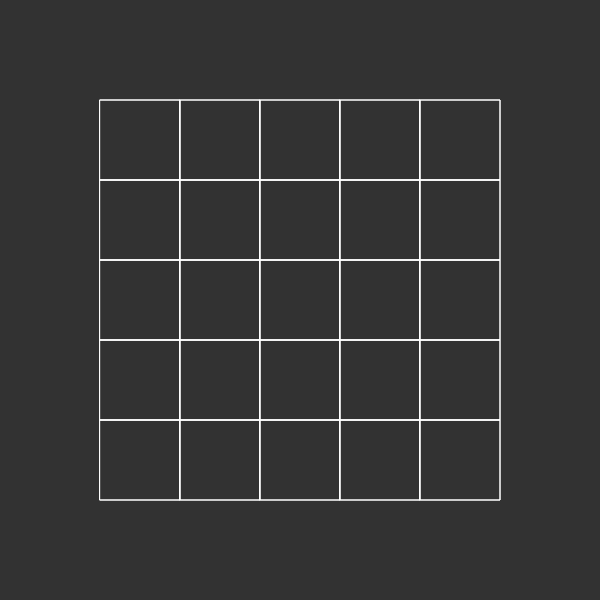
Frame 1 (no input)
Frame 60 (no input): identical to frame 1, image omitted
Frame 120 (the mouse pressed at the canvas centre since frame 60): identical to frame 1, image omitted

The p5.js sketch that drew this single still picture (run headless with seeded random() and noise() and a simulated clock; from frame 60 on, the mouse is pressed at the canvas centre):

// p5.js sketch
// ── sketch.js
function setup() {
  createCanvas(600, 600);
  background(50);
  noFill();
  stroke(255);


  var howManyTimes = 5;
  var rectSize = 80;

  // #1
  for (var y = 0; y < howManyTimes; y++) {
    for (var x = 0; x < howManyTimes; x++) {
      rect(100 + rectSize * x, 100 + rectSize * y,
        rectSize, rectSize);
    }
  }

  //#2
  for (var y = 0; y < howManyTimes * rectSize; y += rectSize) {
    for (var x = 0; x < howManyTimes * rectSize; x += rectSize) {
      rect(100 + x, 100 + y,
        rectSize, rectSize);
    }
  }
  
  // the two method above are identical.

}

function draw() {

}
